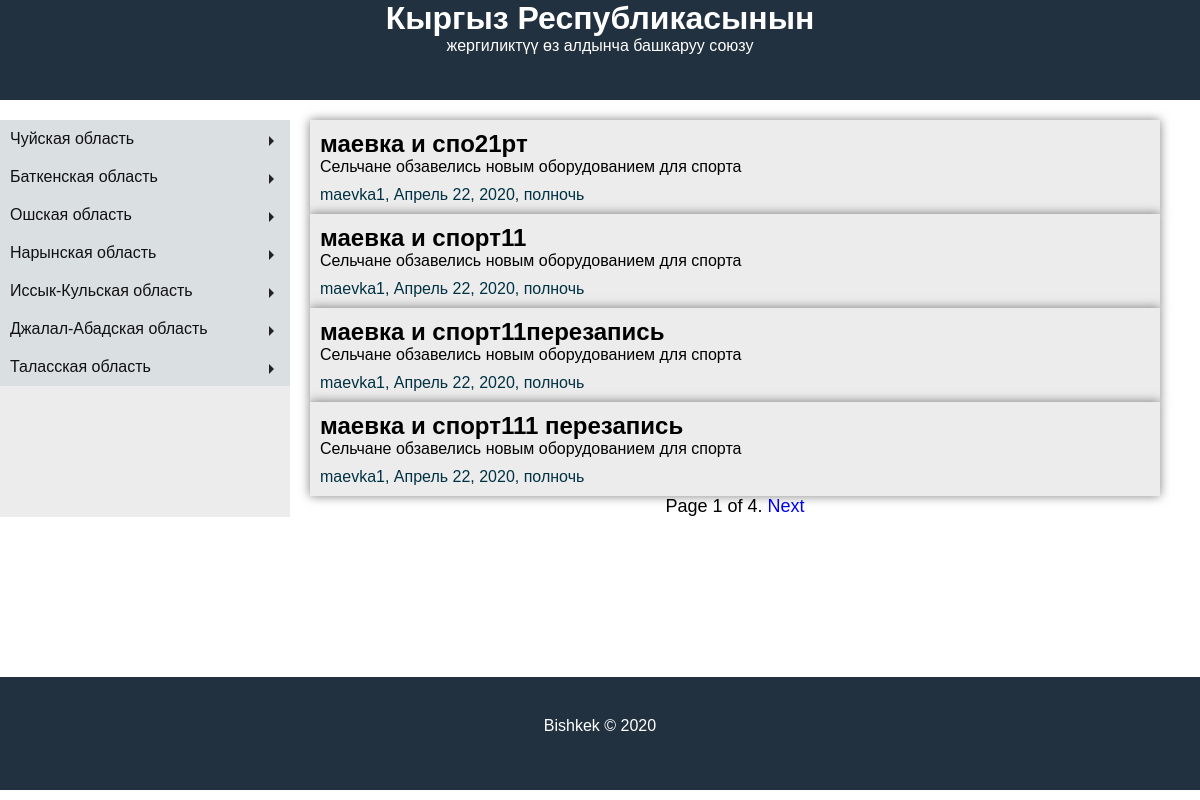
Screenshot of /selfManager-maevka with the database file from the repository.
### blog/models.py (models this page shows, shortened)
class State(models.Model):
    name = models.CharField(verbose_name='имя', max_length=100)
    slug = models.SlugField('url', max_length=100)
    class Meta:
        verbose_name = 'Область'
        verbose_name_plural = 'Области'

class Post(models.Model):
    author = models.ForeignKey(User, verbose_name='Автор', on_delete=models.SET_NULL, null=True, blank=True,related_name='author')
    title = models.CharField(verbose_name='заголовок', max_length=200, unique=True)
    mini_text = models.TextField(verbose_name='краткий текст')
    text = models.TextField(verbose_name='полный текст')
    image = models.ImageField('Главная фотография', upload_to='media/post/', null=True, blank=True)
    created_date = models.DateTimeField(auto_now_add=False)
    slug = models.SlugField(verbose_name='url', max_length=200)
    tags = models.ManyToManyField(Tag, verbose_name='Тег', blank=True)
    update = models.DateTimeField(auto_now_add=True)
    class Meta:
        verbose_name = 'Пост'
        verbose_name_plural = 'Посты'

### blog/views.py (the view)
# urls.py: path('selfManager-<slug:slug>', views.selfManagerView.as_view(), name='selfManager'),
class selfManagerView(View):
    def get(self, request, slug):
        States = State.objects.all()
        selfManager = SelfMgr.objects.get(slug=slug)
        posts = selfManager.user.author.all().order_by('-created_date')
        paginator = Paginator(posts, 4)  # 3 поста на каждой странице
        page = request.GET.get('page')
        try:
            posts = paginator.page(page)
        except PageNotAnInteger:
            posts = paginator.page(1)
        except EmptyPage:
            posts = paginator.page(paginator.num_pages)
        return render(request, 'blog/selfManager.html', {'posts': posts,'states': States})

### templates/blog/selfManager.html (shortened to what this page needs)
{% extends "base.html" %}
{% block content %}
{% for x in posts %}
        <div>
            <a href='posts/{{x.slug}}' class="article">
                <div class="article-body">
                    <h2 class="article-title">
                        {{x.title}}
                    </h2>
                    <p class="article-content">
                     {{x.mini_text}}
                    </p>
                    <p class="article-info">
                        {{x.author}}, {{x.created_date}}
                    </p>
                </div>
            </a>
        </div>
{% endfor %}
{% include "blog/pagination.html" with page=posts %}
{% endblock %}

### templates/base.html (shortened to what this page needs)
{% load static %}
<!doctype html>
<html>
<head>
     <link href="{% static 'account/css/style.css' %}" rel="stylesheet">
</head>
<body id = 'Body'>
<main>
    <header>
        <h1>Кыргыз Республикасынын</h1>
        <p>жергиликтүү өз алдынча башкаруу союзу</p>
    </header>
    <aside>
        <ul class="menu">
            {%for state in states%}
            <li class="menu_list"><a href="#">{{state.name}}</a>
            </li>
            {%endfor%}
        </ul>
    </aside>
    <article>
        <div id="content">
            {% block content %}
            {% endblock %}
         </div>
    </article>
    <footer>
        <p>
             Bishkek &copy; 2020
        </p>
    </footer>
</main>
</body>
</html>

### templates/blog/pagination.html (shortened to what this page needs)
<div class="pagination">
 <span class="step-links">
    <span class="current">
  Page {{ page.number }} of {{ page.paginator.num_pages }}.
    </span>
  {% if page.has_next %}
        <a href="?page={{ page.next_page_number }}">Next</a>
  {% endif %}
  </span>
</div>

### static/account/css/style.css (style rules this page uses)
* { margin: 0; padding: 0; font-family: Verdana, sans-serif; }
main { display: grid; grid-gap: 20px; grid-template-rows: 100px auto auto 100px; grid-template-areas: "header" "aside" "article" "footer"; }
body { min-height: 100%; }
header { grid-area: header; background-color: #22313F; grid-column: 1/4; }
aside { grid-area: aside; background-color: #ECECEC; }
article { grid-area: article; }
footer { grid-area: footer; background-color: #22313F; -ms-grid-column: line2 / line3; grid-column: 1/4; -ms-grid-row: 3/4; grid-row: row3 / row4; height:113px }
@media (min-width: 640px) { main { grid-template-columns: 1fr 3fr; grid-template-rows: 100px auto 100px; grid-template-areas: "header header" "aside article" "footer footer" } }
article { display: grid; grid-template-columns: repeat(auto-fit, minmax(320px, 5fr)); grid-auto-rows: minmax(200px, auto); grid-gap: 20px; padding-right: 20px; }
h1, header p { color: #fff; text-align: center; }
footer p { text-align: center; margin-top: 40px; color: #fff; flex: 0 0 auto; }
.menu li { list-style-type: none; }
a { text-decoration: none; }
.menu a { background-color: #DADFE1; color: #111; padding: 10px; display: block; transition: .5s all; }
.menu_list { position: relative; }
.menu_list::after { content: " "; position: absolute; border: 5px solid; border-color: transparent transparent transparent #222 ; top: 1em; right: .7em; transition: .5s; }
.article { display: flex; flex-direction: column; flex-basis: auto; box-shadow: 0 0 10px rgba(0,0,0,0.5); color: #000; background-color: #ECECEC; }
.article-body { padding: 10px; display: flex; flex: 1; flex-direction: column; }
.article-content { flex: 1; }
.article-info { padding-top: 10px; color: #013243; }
.pagination { display: grid; grid-column:1/4; justify-content: center; align-items: center; text-align: center; font: caption; font-size: 18px; color: black; grid-row:3; }

### rows the page displays
State: name "Чуйская область"
State: name "Баткенская область"
State: name "Ошская область"
State: name "Нарынская область"
State: name "Иссык-Кульская область"
State: name "Джалал-Абадская область"
State: name "Таласская область"
Post: title "маевка и спо21рт", mini_text "Сельчане обзавелись новым оборудованием для спорта", author "maevka1", created_date "Апрель 22, 2020, полночь"
Post: title "маевка и спорт11", mini_text "Сельчане обзавелись новым оборудованием для спорта", author "maevka1", created_date "Апрель 22, 2020, полночь"
Post: title "маевка и спорт11перезапись", mini_text "Сельчане обзавелись новым оборудованием для спорта", author "maevka1", created_date "Апрель 22, 2020, полночь"
Post: title "маевка и спорт111 перезапись", mini_text "Сельчане обзавелись новым оборудованием для спорта", author "maevka1", created_date "Апрель 22, 2020, полночь"

### other values shown
{{ page.number }} "1"
{{ page.paginator.num_pages }} "4"
